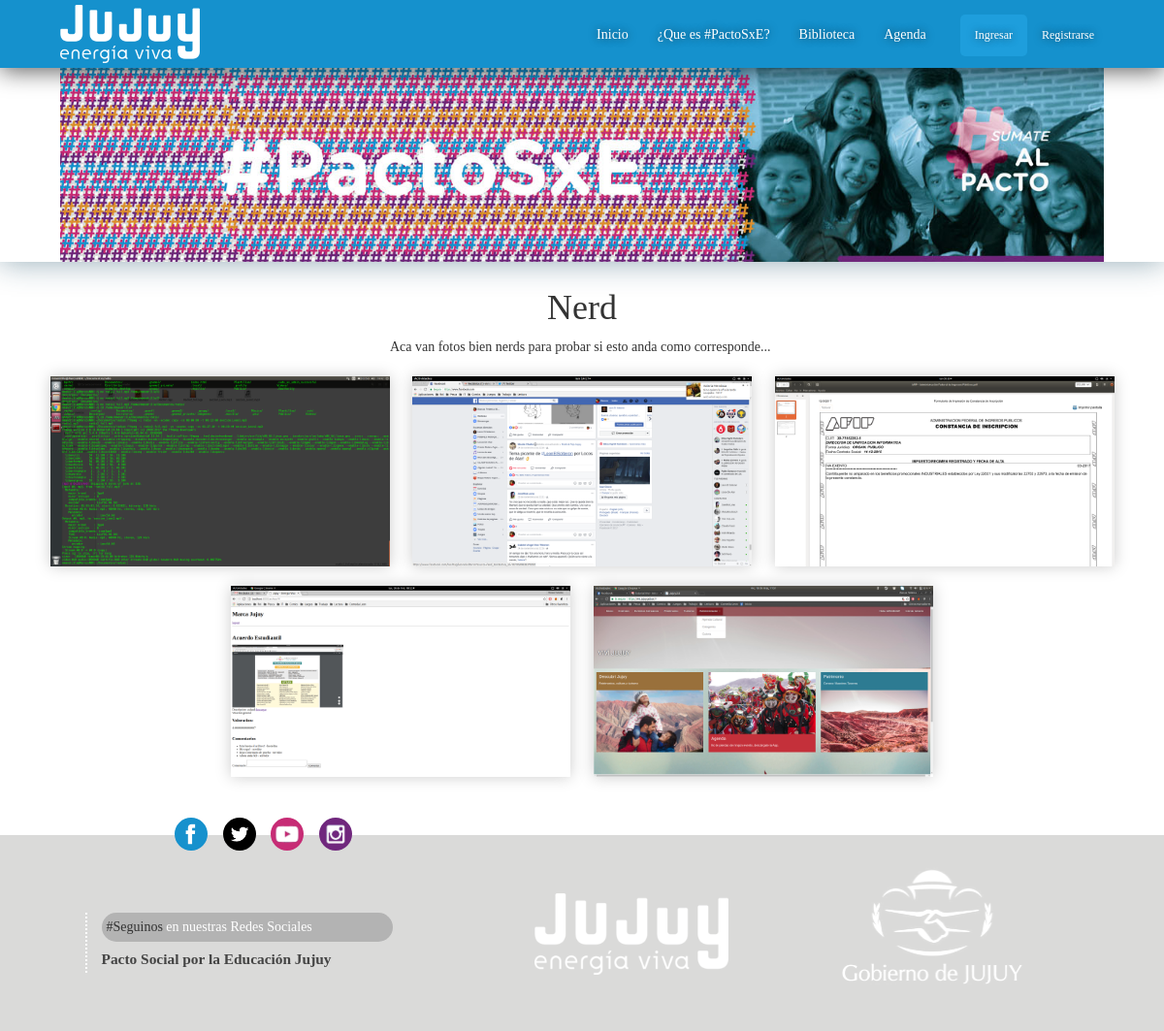
Screenshot of /encontrate/1/ with the database file from the repository.
### encontrate/models.py (models this page shows, shortened)
class Album(models.Model):
    nombre = models.CharField('Titulo', max_length=200)
    descripcion = HTMLField()
    portada = models.FileField(upload_to='fotos/')
    pub_date = models.DateTimeField('Fecha de Publicacion', default=timezone.now)

class Foto(models.Model):
    album = models.ForeignKey(Album, on_delete=models.CASCADE)
    foto = models.FileField(upload_to='fotos/')

### encontrate/views.py (the view)
# urls.py: path('<int:album_id>/', views.album, name='album'),
def album(request, album_id):
    album = Album.objects.get(pk=album_id)
    fotos = Foto.objects.filter(album=album_id)
    return render(request, 'mostrar_album.html', {'album': album,'fotos': fotos})

### encontrate/templates/mostrar_album.html
{% extends 'base.html' %}
{% block content %}
<div class="encontrate">
    <div class "info_album">
        <h1>{{ album.nombre }}</h1>
        {{ album.descripcion | safe }}
    </div>
    <div class="galeria">
        {% for foto in fotos %}
            <div class="item">
                <a href="/archivos/{{ foto.foto }}" data-lightbox="galeria">
                    <img src="/archivos/{{ foto.foto }}">
                </a>
            </div>
        {% endfor %}
    </div>
</div>
{% endblock %}

### static_source/css/style.css (style rules this page uses)
body { background: white; overflow-x: hidden; font-family: Archia; padding-top: 70px; }
.encontrate { text-align: center; margin-bottom: 30px; }
.encontrate .galeria { width: 100%; max-width: 1200px; text-align: center; }
.encontrate .galeria .item { width: 350px; display: inline-block; margin: 10px; box-shadow: 0 0 15px #ccc; }
.encontrate .galeria .item img { width: 100%; }

### rows the page displays
Album: nombre "Nerd", descripcion "Aca van fotos bien nerds para probar si esto anda como corresponde..."
Foto: foto (picture)
Foto: foto (picture)
Foto: foto (picture)
Foto: foto (picture)
Foto: foto (picture)
